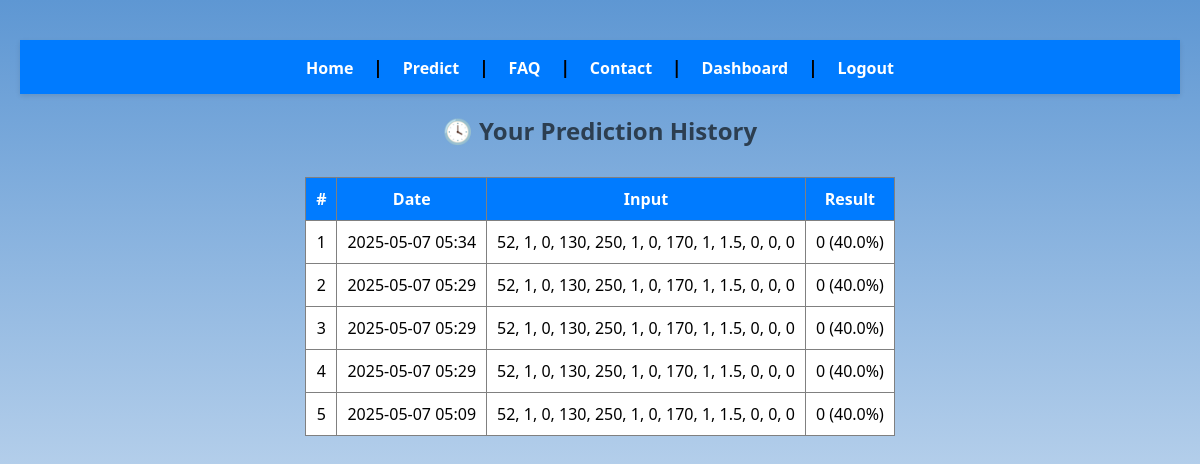
The app's page /history (signed in), older data.
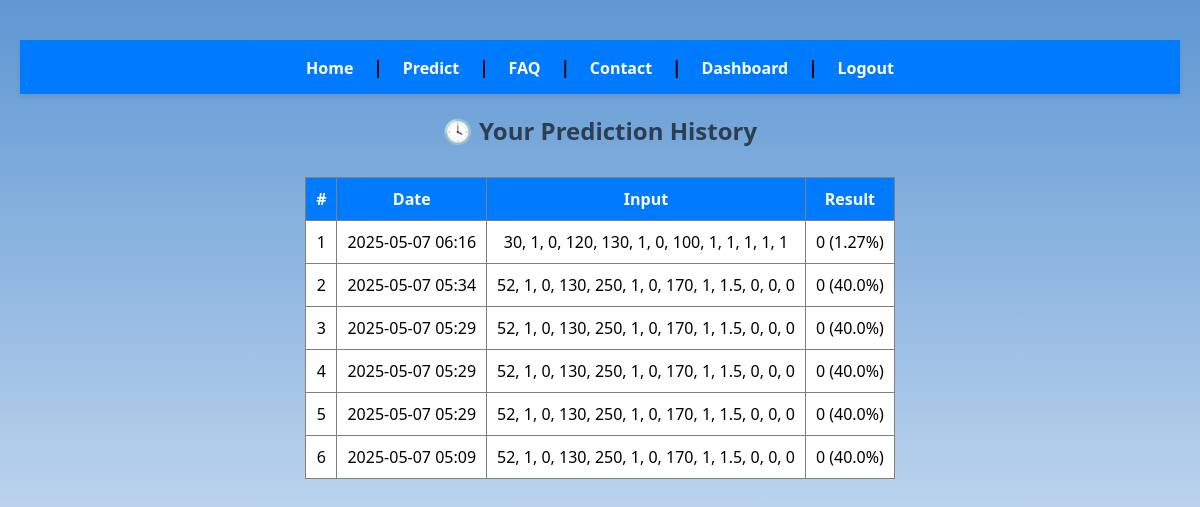
The same page, newer data.
### database.py (models this page shows)
class PredictionHistory(db.Model):
    id = db.Column(db.Integer, primary_key=True)
    user_id = db.Column(db.Integer, db.ForeignKey('user.id'))
    input_data = db.Column(db.Text)
    result = db.Column(db.String(50))
    timestamp = db.Column(db.DateTime, default=datetime.utcnow)
    user = db.relationship('User', backref='predictions')  # Add this line

### app.py (the view)
@app.route('/history')
@login_required
def history():
    history_data = PredictionHistory.query.filter_by(user_id=current_user.id).order_by(PredictionHistory.timestamp.desc()).all()
    return render_template('history.html', history=history_data)

### app.py (called while the page is built)
@login_manager.user_loader
def load_user(user_id):
    return User.query.get(int(user_id))

### templates/history.html
{% extends 'base.html' %}
{% block content %}
<h2 style="margin-top: 20px;">🕓 Your Prediction History</h2>
{% if history %}
    <table border="1" cellpadding="10" style="margin: 20px auto; background: #fff; border-collapse: collapse;">
        <tr style="background-color: #007BFF; color: white;">
            <th>#</th>
            <th>Date</th>
            <th>Input</th>
            <th>Result</th>
        </tr>
        {% for h in history %}
        <tr>
            <td>{{ loop.index }}</td>
            <td>{{ h.timestamp.strftime('%Y-%m-%d %H:%M') }}</td>
            <td>{{ h.input_data }}</td>
            <td>{{ h.result }}</td>
        </tr>
        {% endfor %}
    </table>
{% else %}
    <p>No predictions made yet.</p>
{% endif %}
{% endblock %}

Row changes from the older to the newer data that the page shows:
added PredictionHistory: timestamp "2025-05-07 06:16", input_data "30, 1, 0, 120, 130, 1, 0, 100, 1, 1, 1, 1, 1", result "0 (1.27%)"
